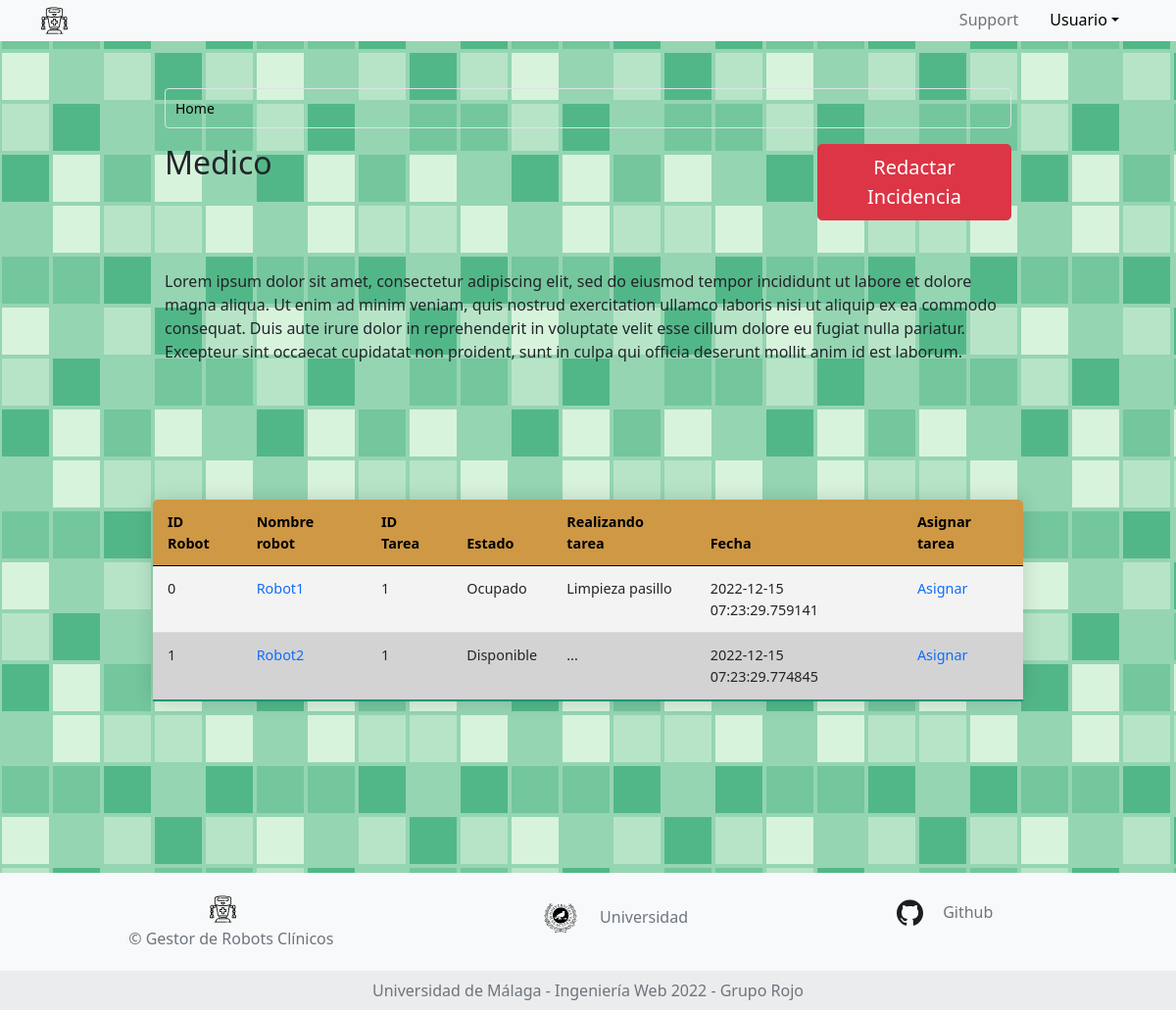
Screenshot of /doctor with the database file from the repository.
### app.py (models this page shows, shortened)
class Tabla_Medico(db.Model):
    __tablename__ = 'Tabla medico'
    id_robot = db.Column(db.String(150), nullable=False, primary_key= True)
    name_robot = db.Column(db.String(150), db.ForeignKey(Robots.name))
    id_Tareas = db.Column(db.String(100), db.ForeignKey(Tareas.id))
    realizando_tarea = db.Column(db.String(150),nullable=False )
    tipoTarea = db.Column(db.String(150), db.ForeignKey(Tareas.descripcionTarea))
    date = db.Column(db.DateTime, default=datetime.utcnow)

### app.py (the view)
@app.route("/doctor", methods=["GET", "POST"])
def doctor():
    robots_db = db.session.query(Robots).all()
    tareas_db = db.session.query(Tareas).all()
    accion_db = db.session.query(Tabla_Medico).all()
    return render_template('template_medico.jinja', robots = robots_db, tareas = tareas_db, acciones=accion_db)

### templates/template_medico.jinja (shortened to what this page needs)
{% extends 'base.jinja' %}
{% block content %}
<body class="bg">
  <div class="main-container row p-5 mx-0 justify-content-center align-items-center align-self-center">
    <div class="row col-md-10 px-3">
      <nav aria-label="breadcrumb">
        <ol class="breadcrumb breadcrumb-custom">
          <li class="breadcrumb-item active" aria-current="page"><span>Home</span></li>
        </ol>
      </nav>
    </div>
    <div class="row col-md-10 px-3">
      <div class="col-sm-9">
        <legend>
          <h2>Medico</h2>
        </legend>
      </div>
      <div class="col-sm-3"><button type="button" onclick="location.href='/doctor/formularioIncidencia'" class="btn btn-danger btn-lg">Redactar Incidencia</button></div>
      <p class="padd">
        Lorem ipsum dolor sit amet, consectetur adipiscing elit, sed do eiusmod tempor incididunt ut
        labore et dolore magna aliqua. Ut enim ad minim veniam, quis nostrud exercitation ullamco laboris
        nisi ut aliquip ex ea commodo consequat. Duis aute irure dolor in reprehenderit in voluptate velit esse
        cillum dolore eu fugiat nulla pariatur. Excepteur sint occaecat cupidatat non proident, sunt in culpa qui
        officia deserunt mollit anim id est laborum.
      </p>
    </div>
    <fieldset class="text-black col-md-10 px-3 bot">
      <form method="GET" class="mt-5 row justify-content-center table-sortable">
        <div>
          <table class="table">
            <thead>
              <tr>
                <th scope="col">ID Robot</th>
                <th scope="col">Nombre robot</th>
                <th scope="col">ID Tarea</th>
                <th scope="col">Estado</th>
                <th scope="col">Realizando tarea</th>
                <th scope="col">Fecha</th>
                <th scope="col">Asignar tarea</th>
              </tr>
            </thead>
            <tbody>
              {% for tablas in acciones %}
              <tr>
                <td>{{tablas.id_robot}}</td>
                <td><a href="/doctor/{{tablas.id_robot}}">{{tablas.name_robot}}</td>
                <td>{{tablas.id_Tareas}}</td>
                <td>{{tablas.realizando_tarea}}</td>
                <td>{{tablas.tipoTarea}}</td>
                <td>{{tablas.date}}</td>
                <td>
                  <a href="/edit/{{tablas.id_robot}}">Asignar</a>
                </td>
              </tr>
              {% endfor %}
            </tbody>
          </table>
        </div>
      </form>
    </fieldset>
    {% endblock %}

### templates/base.jinja (shortened to what this page needs)
<!doctype html>
<html>
    <head>
        <link href="https://cdn.jsdelivr.net/npm/bootstrap@5.0.2/dist/css/bootstrap.min.css" rel="stylesheet"
 />
        <link rel="stylesheet" type="text/css" href="../static/css/style.css" />
    </head>
<body class="bg">
    <header>
        <nav class="nav nav-pills bg-light">
            <div class="container">
                <div class="row justify-content-start">
                    <div class="col">
                        <ul class="nav justify-content-right">
                            <li><a class="navbar-brand"><img src="../static/images/robot_icon.svg" alt="Bootstrap" width="27"
                                        height="42"></a></li>
                        </ul>
                    </div>
                    <div class="col">
                        <ul class="nav justify-content-end">
                            <li><a href="#" class="nav-link disabled" tabindex="-1" aria-disabled="true">Support</a>
                            </li>
                            <li class="nav-item dropdown">
                                <a class="nav-link dropdown-toggle my_black" data-bs-toggle="dropdown" href="#" role="button"
                                    aria-expanded="false">Usuario</a>
                            </li>
                        </ul>
                    </div>
                </div>
            </div>
        </nav>
        {% block content %} {% endblock %}
    </header>
    <footer class="text-center text-lg-start bg-light text-muted fixed">
        <section class="" style="height: 100px">
            <div class="container text-center text-md-start mt-0.1 align-items-center" style="height: 100%">
                <div class="row mt-3 align-items-center" style="height: 100%">
                    <div class="col-md-3 col-lg-4 col-xl-3 mx-auto mb-4 align-items-center" style="height: 100%">
                        <div class="text-center p-3"><a class="navbar-brand" href="#"><img src="../static/images/robot_icon.svg"
                                    alt="Bootstrap" width="27" height="42"></a>
                            <h6 class="display-9">© Gestor de Robots Clínicos</h6>
                        </div>
                    </div>
                    <div class="col-md-2 col-lg-2 col-xl-2 mx-auto mb-4 align-items-center" style="height: 100%">
                        <div class="text-center p-3 align-items-center" style="height: 100%; width: 220px"><a class="navbar-brand" href="https://www.uma.es/"><img src="../static/images/UMA.svg" alt="Bootstrap"
                                    width="40" height="60"></a> Universidad
                        </div>
                    </div>
                    <div class="col-md-4 col-lg-3 col-xl-3 mx-auto mb-4 align-items-center" style="height: 100%">
                        <p class="text-center p-4 align-items-center">
                            <a class="navbar-brand" href="https://github.com/jesusaldanamartin/web_engineering">
                            <img src="../static/images/GitHub-Mark.svg" alt="Bootstrap" width="27"
                            height="30"></a> Github
                        </p>
                    </div>
                </div>
            </div>
        </section>
        <div class="text-center p-2" style="background-color: rgba(0, 0, 0, 0.05); height: 40px">
            Universidad de Málaga - Ingeniería Web 2022 - Grupo Rojo
        </div>
    </footer>
</body>
</html>

### static/css/style.css (style rules this page uses)
.btn { max-width: 100%; }
.my_black { color: rgb(0, 0, 0); }
.padd { padding-bottom: 50px; padding-top: 50px; }
.table { border-color: white; border-radius: 5px 5px 0 0; overflow: hidden; border-collapse: collapse; margin: 25px 0; font-size: 0.9em; min-width: 400px; box-shadow: 0 0 20px rgba(0, 0, 0, 0.15); }
.table thead tr { background-color: #cf9844; color: #000000; text-align: left; font-weight: bold; }
.table th, .table td { padding: 12px 15px; }
.table tbody tr { border-bottom: 1px solid #dddddd; }
.table tbody tr:nth-last-of-type(even) { background-color: #f3f3f3; }
.table tbody tr:nth-last-of-type(odd) { background-color: #d3d3d3; }
.table tbody tr:last-of-type { border-bottom: 2px solid #009879; }
.table-sortable th { cursor: pointer; }
.bot { padding-bottom: 2.3cm; }
.breadcrumb.breadcrumb-custom { padding: 0 0; border-color: #dbe3e6; }
.breadcrumb { border: 1px solid #f3f3f3; }
.breadcrumb { display: flex; flex-wrap: wrap; padding: 0.56rem 1.13rem; margin-bottom: 1rem; list-style: none; background-color: transparent; border-radius: 0.25rem; }
nav { display: block; }
.breadcrumb.breadcrumb-custom .breadcrumb-item { font-size: 0.875rem; background: #dbe3e6; padding: 0.56rem 10px; color: #000; display: inline-block; vertical-align: top; }
.breadcrumb.breadcrumb-custom .breadcrumb-item:before { content: ""; }
.breadcrumb.breadcrumb-custom .breadcrumb-item:last-child { background: transparent; }
a:link { text-decoration:none; }

### rows the page displays
Tabla_Medico: id_robot "0", name_robot "Robot1", id_Tareas "1", realizando_tarea "Ocupado", tipoTarea "Limpieza pasillo", date "2022-12-15 07:23:29.759141"
Tabla_Medico: id_robot "1", name_robot "Robot2", id_Tareas "1", realizando_tarea "Disponible", tipoTarea "...", date "2022-12-15 07:23:29.774845"
